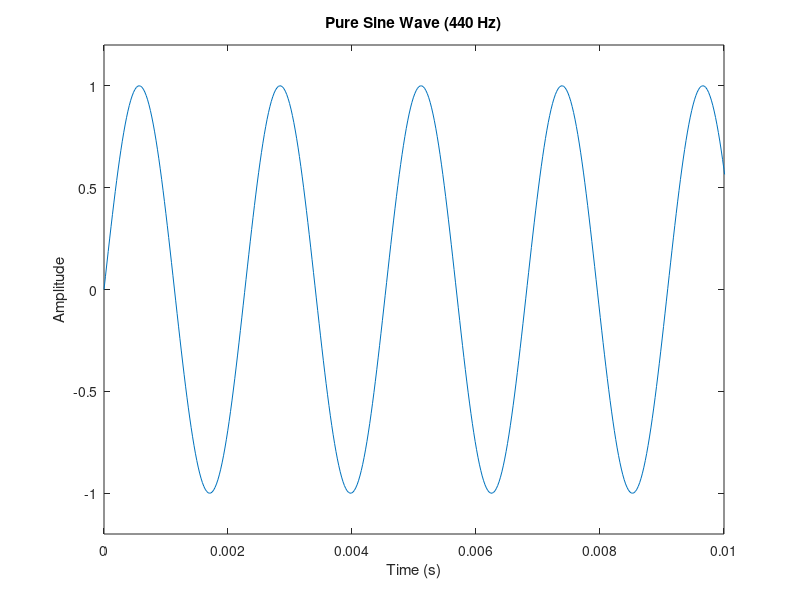
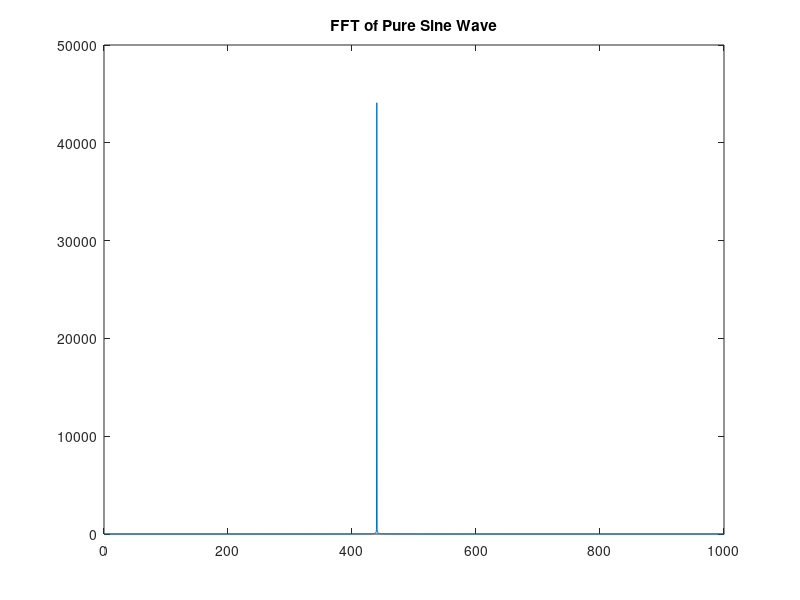
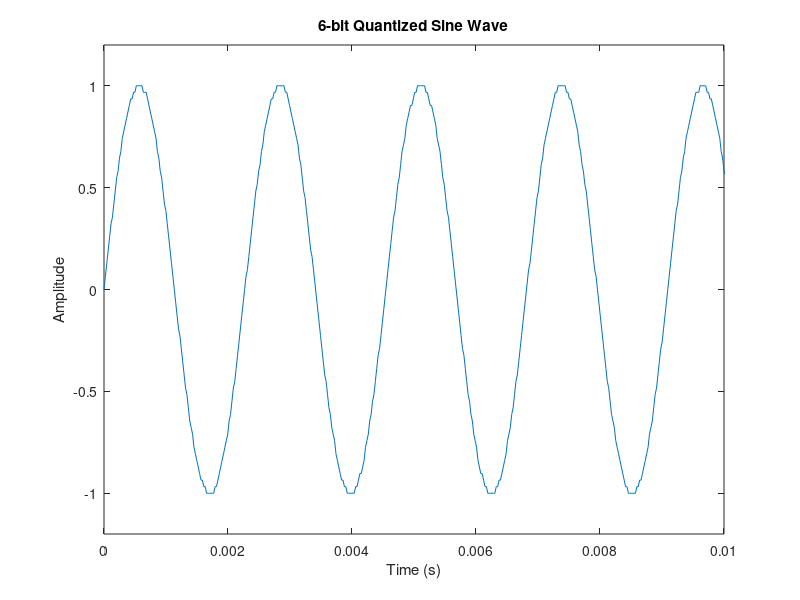
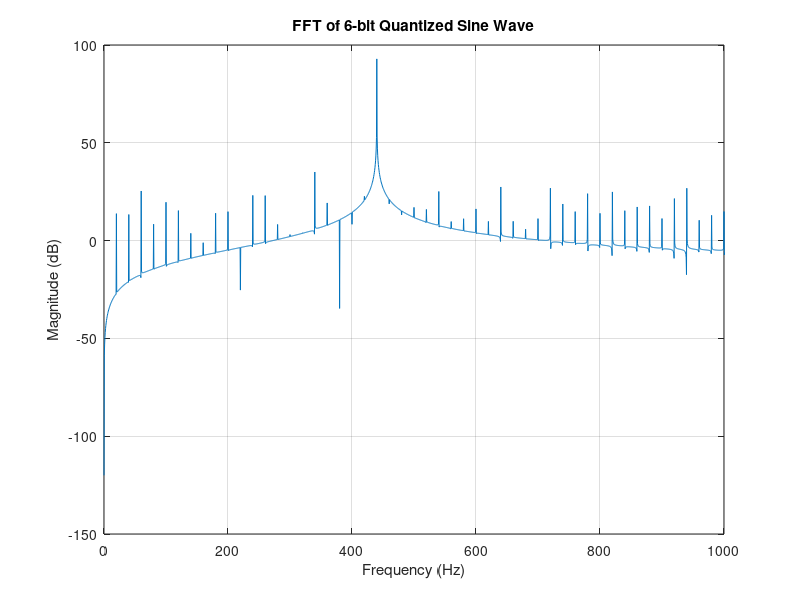

Write the MATLAB code that produced these figures, in order.
% ==== Original Sine Wave ====
% ====                    ====
% sampling rate
Fs = 44100;     
% sample frequency (A4)
f = 440;           
% 2 second
t = 0:1/Fs:2;
% x(t) = sin(2πft)
x = sin(2*pi*f*t);

% time domain
plot(t, x);
xlabel('Time (s)');
ylabel('Amplitude');
title('Pure Sine Wave (440 Hz)');

% show first 10 ms (~4 cycles of 440 Hz)
xlim([0 0.01]);   
% keep amplitude range clean
ylim([-1.2 1.2]); 

% play sound
% sound(x, Fs);

% frequency domain graph
figure;
N = length(x);
Y = fft(x);
f_axis = (0:N-1)*(Fs/N);

plot(f_axis(1:N/2), abs(Y(1:N/2)));
xlim([0 1000]);
title('FFT of Pure Sine Wave');

% ==== Dithering ====
% ====           ====

% generate small random noise (uniform)
dither_amp = 1/31;  % roughly 1 quantization step
dither = dither_amp * (rand(size(x)) - 0.5);

% add dither before quantization
xd = x + dither;

% ==== Quantization ====
% ====              ====

% quantize the dithered signal
xqd = round(xd * 31) / 31;

% perform quantization for original signal
xq = round(x * 31) / 31;

% ==== Graphs for compressed original signal ====
% time domain
figure;
plot(t, xq);
xlabel('Time (s)');
ylabel('Amplitude');
title('6-bit Quantized Sine Wave');

% zoom into a short time interval to clearly see waveform
% show first 10 ms (~4 cycles of 440 Hz)
xlim([0 0.01]);   
% keep amplitude range clean
ylim([-1.2 1.2]); 

% frequency domain
figure;
Nq = length(xq);
Yq = fft(xq);
f_axis_q = (0:Nq-1)*(Fs/Nq);



plot(f_axis_q(1:Nq/2), 20*log10(abs(Yq(1:Nq/2)) + 1e-6));
xlabel('Frequency (Hz)');
ylabel('Magnitude (dB)');
title('FFT of 6-bit Quantized Sine Wave');
xlim([0 1000]);
grid on;
sound(xq, Fs);

% ==== Graphs for dithered and compressed original signal ====
figure;
plot(t, xqd);
xlabel('Time (s)');
ylabel('Amplitude');
title('Dithered + 6-bit Quantized Sine Wave');

% show first 10 ms (~4 cycles of 440 Hz)
xlim([0 0.01]);   
% keep amplitude range clean
ylim([-1.2 1.2]); 

figure;
Nd = length(xqd);
Yd = fft(xqd);
f_axis_d = (0:Nd-1)*(Fs/Nd);

plot(f_axis_d(1:Nd/2), 20*log10(abs(Yd(1:Nd/2)) + 1e-6));
xlabel('Frequency (Hz)');
ylabel('Magnitude (dB)');
title('FFT of Dithered 6-bit Quantized Sine Wave');
xlim([0 1000]);
grid on;
